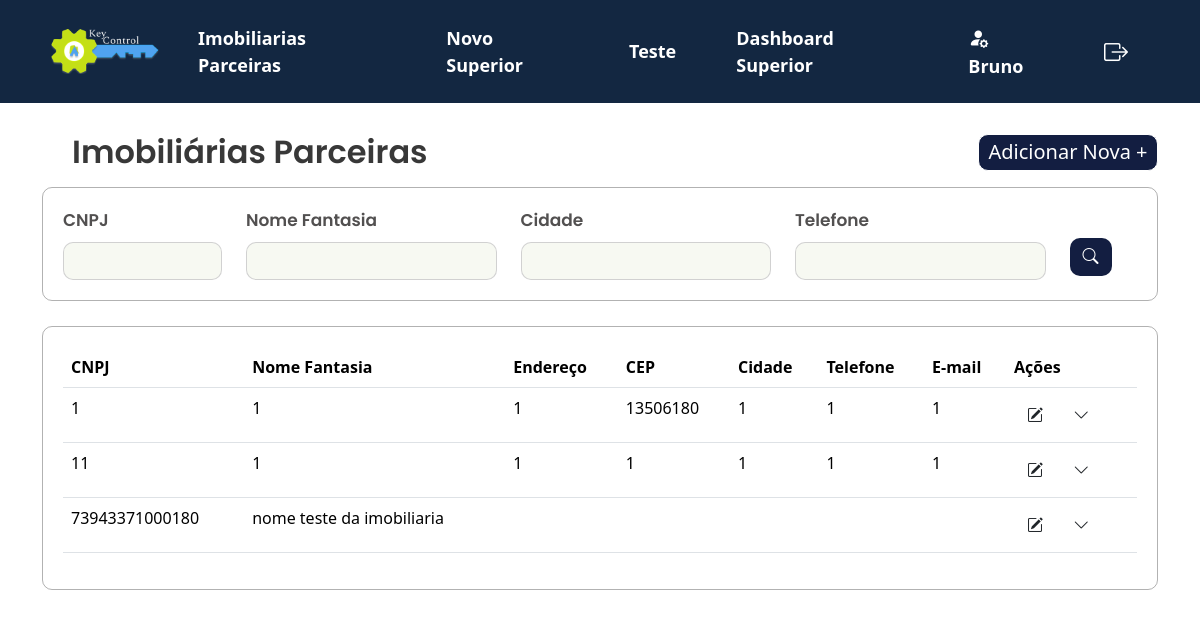
Before: /KeyControl/projeto/views/lista_imobiliarias.php (signed in) with the older database file.
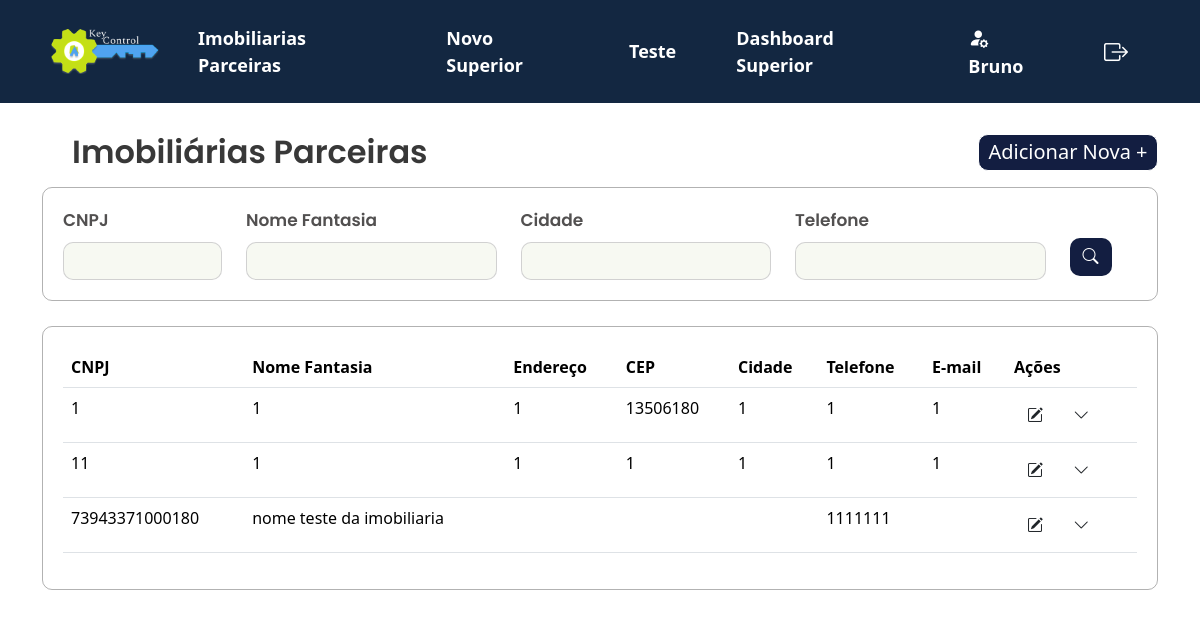
After: the same page with the newer database file.
### tables this page shows
CREATE TABLE `imobiliaria` (
  `cnpj` varchar(14) NOT NULL,
  `nome_fantasia` varchar(255) DEFAULT NULL,
  `endereco` varchar(50) DEFAULT NULL,
  `numeroimobiliaria` int(11) DEFAULT NULL,
  `cepimobiliaria` int(11) DEFAULT NULL,
  `cidadeimobiliaria` varchar(50) DEFAULT NULL,
  `telefoneimobiliaria` varchar(9) DEFAULT NULL,
  `emailimobiliaria` varchar(50) DEFAULT NULL,
  `logo_imobiliaria` blob DEFAULT NULL
);

### KeyControl/projeto/app/controllers/filtro_imobiliaria.php (called while the page is built, shortened)
<?php
include '../app/controllers/db_conexao.php';
function buildQuery($cnpj, $nome_fantasia, $endereco, $numeroimobiliaria, $cepimobiliaria, $cidadeimobiliaria, $telefoneimobiliaria, $emailimobiliaria) {
    $sql = "SELECT * FROM imobiliaria WHERE 1=1";
    $params = [];
    return [$sql, $params];
}
$cnpj = $_POST['cnpj'] ?? '';
$nome_fantasia = $_POST['nome_fantasia'] ?? '';
$endereco = $_POST['endereco'] ?? '';
$numeroimobiliaria = $_POST['numeroimobiliaria'] ?? '';
$cepimobiliaria = $_POST['cepimobiliaria'] ?? '';
$cidadeimobiliaria = $_POST['cidadeimobiliaria'] ?? '';
$telefoneimobiliaria = $_POST['telefoneimobiliaria'] ?? '';
$emailimobiliaria = $_POST['emailimobiliaria'] ?? '';
list($sql, $params) = buildQuery($cnpj, $nome_fantasia, $endereco, $numeroimobiliaria, $cepimobiliaria, $cidadeimobiliaria, $telefoneimobiliaria, $emailimobiliaria);
if (isset($pdo) && $pdo) {
    try {
        $stmt = $pdo->prepare($sql);
        $stmt->execute($params);
        $result = $stmt->fetchAll(PDO::FETCH_ASSOC);
    } catch (Exception $e) {
        echo "Erro na execução da consulta: " . htmlspecialchars($e->getMessage());
    }
} else {
    echo "Erro na conexão com o banco de dados.";
}
?>

### KeyControl/projeto/views/lista_imobiliarias.php (the view, shortened to what the changed rows need)
<?php
   include '../app/controllers/filtro_imobiliaria.php';
?>
<!DOCTYPE html>
<html lang="pt-br">
   <head>
      <link href="https://cdn.jsdelivr.net/npm/bootstrap@5.3.3/dist/css/bootstrap.min.css" rel="stylesheet">
      <link rel="stylesheet" href="../public/assets/js/menu.js">
      <link rel="stylesheet" href="https://cdn.jsdelivr.net/npm/bootstrap-icons@1.10.5/font/bootstrap-icons.css">
      <link rel="stylesheet" type="text/css" href="../public/assets/css/style2.css">
   </head>
   <body>
      <?php include 'navbar_superior.php'; ?>
      <section>
         <div class="container">
            <div class="d-flex justify-content-between align-items-center mb-3">
                <h2 class="mb-0">Imobiliárias Parceiras</h2>
            </div>
         </div>
      </section>
      <section>
         <div class="container">
            <div class="card_relatório">
               <table class="table table-hover">
                  <thead>
                     <tr>
                        <th>CNPJ</th>
                        <th>Nome Fantasia</th>
                        <th>Endereço</th>
                        <th>CEP</th>
                        <th>Cidade</th>
                        <th>Telefone</th>
                        <th>E-mail</th>
                        <th>Ações</th>
                     </tr>
                  </thead>
                  <tbody>
                     <?php
                     if ($result && count($result) > 0) {
                         foreach ($result as $row) {
                             echo "<tr>
                                     <td>" . htmlspecialchars($row['cnpj']) . "</td>
                                     <td>" . htmlspecialchars($row['nome_fantasia']) . "</td>
                                     <td>" . htmlspecialchars($row['endereco']) . "</td>
                                     <td>" . htmlspecialchars($row['cepimobiliaria']) . "</td>
                                     <td>" . htmlspecialchars($row['cidadeimobiliaria']) . "</td>
                                     <td>" . htmlspecialchars($row['telefoneimobiliaria']) . "</td>
                                     <td>" . htmlspecialchars($row['emailimobiliaria']) . "</td>
                                     <td>
                                         <button class='btn' onclick='editRecord(" . htmlspecialchars($row['cnpj']) . ")'>
                                             <i class='bi bi-pencil-square'></i>
                                         </button>
                                         <button class='btn' onclick='toggleSubMenu(this)'>
                                             <i class='bi bi-chevron-down'></i>
                                         </button>
                                         <div class='submenu' style='display: none;'>
                                             <div class='submenu-options'>
                                                 <button class='imprimir' onclick='printInfo(" . htmlspecialchars($row['cnpj']) . ")'>
                                                     <i class='bi bi-printer'></i> Imprimir
                                                 </button>
                                                 <button class='email' onclick='sendEmail(\"" . htmlspecialchars($row['emailimobiliaria'] ?? '') . "\")'>
                                                     <i class='bi bi-envelope'></i> E-mail
                                                 </button>
                                                 <button class='excluir' onclick='deleteRecord(" . htmlspecialchars($row['cnpj']) . ")'>
                                                     <i class='bi bi-trash'></i> Excluir
                                                 </button>
                                             </div>
                                         </div>
                                     </td>
                                 </tr>";
                         }
                     } else {
                         echo "<tr><td colspan='8'>Nenhum registro encontrado</td></tr>";
                     }
                     ?>
                  </tbody>
               </table>
            </div>
         </div>
      </section>
   </body>
</html>

Changed rows visible on the page:
changed imobiliaria "nome teste da imobiliaria": telefoneimobiliaria (not shown) → "1111111"
